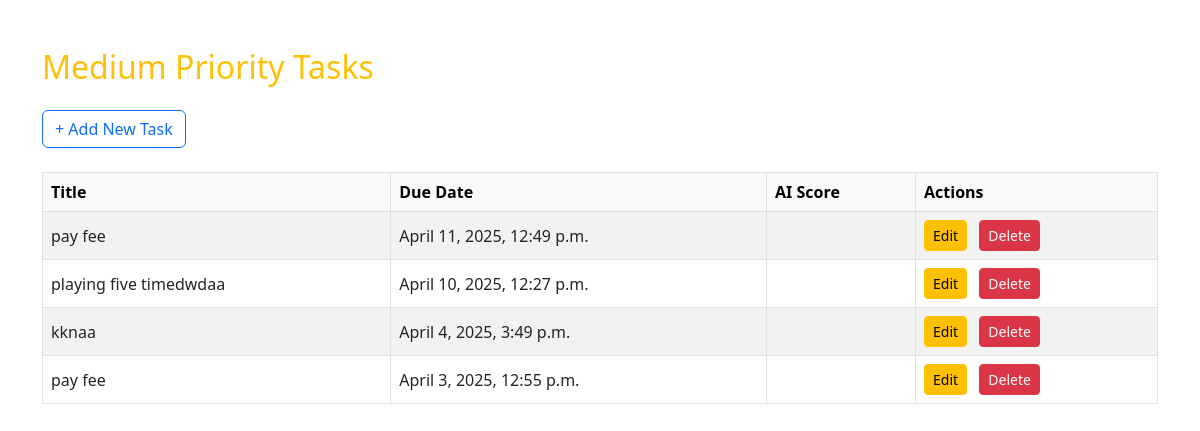
Screenshot of /mediumss/ (signed in) with the database file from the repository.
### tasks/models.py (models this page shows, shortened)
class Task_medium(models.Model):
    STATUS_CHOICES = [
        ('To Do', 'To Do'),
        ('In Progress', 'In Progress'),
        ('Done', 'Done'),
    ]
    CATEGORY_CHOICES = [
        ('Work', 'Work'),
        ('Personal', 'Personal'),
        ('Study', 'Study'),
        ('Other', 'Other'),
    ]
    IMPORTANCE_CHOICES = [
        ('Low', 'Low'),
        ('Medium', 'Medium'),
        ('High', 'High'),
    ]
    title = models.CharField(max_length=255)
    description = models.TextField(blank=True)
    due_date = models.DateTimeField()
    estimated_minutes = models.PositiveIntegerField()
    category = models.CharField(max_length=50, choices=CATEGORY_CHOICES, default='Other')
    status = models.CharField(max_length=50, choices=STATUS_CHOICES, default='To Do')
    user = models.ForeignKey(User, on_delete=models.CASCADE)
    created_at = models.DateTimeField(auto_now_add=True)
    importance = models.CharField(max_length=10, blank=True,null=True,choices=IMPORTANCE_CHOICES, default='Medium')

### tasks/views.py (the view)
# urls.py: path('mediumss/', views.task_medium_list, name='task_medium_list'),
def task_medium_list(request):
    task_list = Task_medium.objects.filter(user=request.user).order_by('-due_date')
    paginator = Paginator(task_list, 5)  # Show 5 tasks per page
    page_number = request.GET.get('page')
    tasks = paginator.get_page(page_number)
    return render(request, 'medium_list.html', {'tasks': tasks})

### template/medium_list.html
<link href="https://cdn.jsdelivr.net/npm/bootstrap@5.3.0/dist/css/bootstrap.min.css" rel="stylesheet">
{% block content %}
<div class="container mt-5">
    <h2 class="text-warning mb-4">Medium Priority Tasks</h2>
    <a href="{% url 'medium' %}" class="btn btn-outline-primary mb-4">+ Add New Task</a>
    {% if tasks %}
        <div class="table-responsive">
            <table class="table table-striped table-bordered align-middle">
                <thead class="table-light">
                    <tr>
                        <th>Title</th>
                        <th>Due Date</th>
                        <th>AI Score</th>
                        <th>Actions</th>
                    </tr>
                </thead>
                <tbody>
                    {% for task in tasks %}
                        <tr>
                            <td>{{ task.title }}</td>
                            <td>{{ task.due_date }}</td>
                            <td>{{ task.ai_priority_score }}</td>
                            <td>
                                <a href="{% url 'task_medium_update' task.id %}" class="btn btn-sm btn-warning me-2">Edit</a>
                                <a href="{% url 'task_medium_delete' task.id %}" class="btn btn-sm btn-danger">Delete</a>
                            </td>
                        </tr>
                    {% endfor %}
                </tbody>
            </table>
        </div>
    {% else %}
        <div class="alert alert-info mt-3">No medium-priority tasks found.</div>
    {% endif %}
</div>
{% endblock %}

### rows the page displays
Task_medium: title "pay fee", due_date "April 11, 2025, 12:49 p.m."
Task_medium: title "playing five timedwdaa", due_date "April 10, 2025, 12:27 p.m."
Task_medium: title "kknaa", due_date "April 4, 2025, 3:49 p.m."
Task_medium: title "pay fee", due_date "April 3, 2025, 12:55 p.m."
